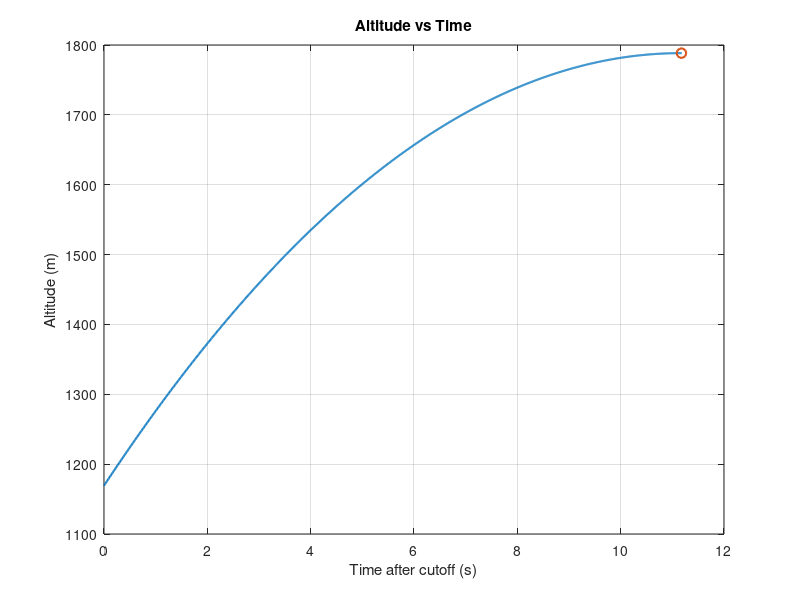

Reproduce this figure in MATLAB.
%% ROCKET APOGEE SIMULATION - FAST AND ACCURATE
% Metric units.
% No CSV reading.
% No interp1 inside the simulation loop.
% Cd table is reduced to subsonic velocity only, because speed stays below Mach 1.
% Uses manual linear interpolation from uniform tables for speed and density.

clear; clc; close all;

%% GIVEN VALUES

tilt_angle = 0;                  % rad, initial flight tilt from vertical
rocket_mass_at_cut_off = 80.263;       % kg
vertical_velocity = 112.166;           % m/s
altitude = 1169.213;                    % m, altitude at cutoff

g = 9.81;                           % m/s^2
cross_sectional_area = 0.0182;     % m^2
dt = 0.01;                         % s

%% CD TABLE, ALREADY METRIC AND REDUCED TO SUBSONIC RANGE
% Uniform speed grid: 0:1:341 m/s.
% Cd values were copied from the RASAero CSV and converted from ft/s to m/s first.
% The table has one extra point at 341 m/s so manual linear interpolation is safe.

V_step = 1.0;                       % m/s
V_step_inv = 1 / V_step;
V_max_for_table = 340;              % m/s, about Mach 1 limit for this sim

Cd_from_V = [ ...
    0.50608240 0.50458680 0.50458457 0.50458116 0.49749070 0.51169724 0.51941569 0.52226290 ...
    0.52316236 0.52264935 0.52118880 0.51935563 0.51748371 0.51508699 0.51254705 0.50998470 ...
    0.46952259 0.50548293 0.50299827 0.50057976 0.49858020 0.49230488 0.49396207 0.49199073 ...
    0.49010486 0.48795614 0.48590470 0.48409090 0.48249905 0.48131982 0.48063839 0.48004104 ...
    0.47932868 0.45217220 0.47803022 0.47736318 0.47674797 0.47615915 0.47550953 0.45996762 ...
    0.47428329 0.47360679 0.47296465 0.47240918 0.47174349 0.47113716 0.47055454 0.46998756 ...
    0.46949175 0.46884482 0.46832728 0.46772486 0.46720088 0.46662900 0.46610817 0.46555654 ...
    0.46503900 0.46450594 0.46399570 0.46351287 0.46300246 0.46253179 0.46207101 0.46156408 ...
    0.46111888 0.46060592 0.46017974 0.45965851 0.45920370 0.45880050 0.45833391 0.45791388 ...
    0.45747401 0.45698447 0.45657868 0.45617910 0.45574739 0.45530083 0.45490884 0.45452145 ...
    0.45412584 0.45375720 0.45341763 0.43195053 0.45272610 0.45239902 0.45205788 0.45171986 ...
    0.45139656 0.45106843 0.43024096 0.45043167 0.45011752 0.44980593 0.44949944 0.44919183 ...
    0.44889425 0.44858818 0.44827987 0.44798957 0.43472654 0.44743515 0.44713225 0.44687027 ...
    0.44656175 0.44627734 0.44605052 0.44574376 0.44544236 0.44524020 0.44494430 0.44464591 ...
    0.44443379 0.44418700 0.44392298 0.44361337 0.44339443 0.44308466 0.43620657 0.44258348 ...
    0.44240524 0.44208996 0.44186205 0.44164453 0.44136293 0.44119218 0.43364849 0.44066036 ...
    0.44045499 0.44024360 0.44003038 0.43981751 0.43960718 0.43940351 0.43922333 0.43907611 ...
    0.43861582 0.43845801 0.43815960 0.43812343 0.43772436 0.43764965 0.43741678 0.43708053 ...
    0.43711456 0.43669909 0.41189370 0.43638893 0.43612080 0.43617428 0.43561763 0.43588790 ...
    0.43526244 0.43542459 0.43480371 0.43511737 0.43457127 0.43420256 0.43408812 0.43391513 ...
    0.43420507 0.43365507 0.43326868 0.43359709 0.43290059 0.43263343 0.43258588 0.43291254 ...
    0.43260783 0.43186452 0.43167364 0.43163819 0.43150925 0.43146355 0.43146367 0.43143873 ...
    0.43056434 0.43102257 0.43016272 0.43059176 0.42999837 0.42960180 0.42941531 0.42922900 ...
    0.42956721 0.42963085 0.42867105 0.42884615 0.42829950 0.42811384 0.42792804 0.42774230 ...
    0.42755645 0.42826694 0.41173178 0.42802330 0.42698348 0.42759245 0.42704591 0.42660721 ...
    0.42634103 0.42664204 0.42611772 0.42788053 0.41476277 0.42676773 0.42562147 0.42549864 ...
    0.42537477 0.42653542 0.42512378 0.42499648 0.42486785 0.42473779 0.42677347 0.42447315 ...
    0.42433828 0.42420164 0.41274582 0.42392247 0.42377964 0.42014837 0.42348671 0.42333637 ...
    0.42318309 0.42302680 0.42493182 0.42631547 0.42253722 0.42236624 0.42219086 0.42201071 ...
    0.42182536 0.42163440 0.42143733 0.42220161 0.42102240 0.42080311 0.42057489 0.42033652 ...
    0.42050919 0.41982466 0.42304764 0.41925423 0.41899964 0.41860514 0.41824125 0.41812402 ...
    0.41818329 0.41823715 0.41828321 0.41831684 0.41832438 0.42564126 0.42560434 0.42556797 ...
    0.42553200 0.41257913 0.42546139 0.42542679 0.42539264 0.42535894 0.42532567 0.42529282 ...
    0.40855132 0.41837848 0.42519690 0.42516578 0.42513516 0.42510485 0.41697603 0.40700242 ...
    0.40764821 0.41808173 0.42495980 0.42493203 0.42490462 0.42487765 0.42485108 0.42482492 ...
    0.42479909 0.41372034 0.40552422 0.40415545 0.40647322 0.42467611 0.41317629 0.42462958 ...
    0.41732346 0.42458461 0.42226970 0.42454107 0.42451986 0.42449904 0.42447858 0.42445846 ...
    0.42431225 0.42441990 0.42462319 0.42529715 0.42644266 0.42805967 0.42650057 0.42494129 ...
    0.42402250 0.42333445 0.42197308 0.40064964 0.43070126 0.42876534 0.42880988 0.46099660 ...
    0.46136878 0.46822406 0.47183768 0.47545138 0.44911075 0.42658263 0.43461759 0.46762541 ...
    0.49351983 0.49713367 0.50074733 0.47210666 0.50797533 0.51158924 0.51520339 0.51881763 ...
    0.50027590 0.49250367 0.49567541 0.46630557 0.50202053 0.50519324 0.47865536 0.51153932 ...
    0.50755861 0.49216170 0.52106049 0.50473782 0.52740946 0.51808735];

%% AIR DENSITY TABLE
% Uniform altitude grid: 0:50:10050 m.
% Values come from the same simple ISA model as before, but now are precomputed.

rho_altitude_step = 50;             % m
rho_altitude_step_inv = 1 / rho_altitude_step;
rho_max_altitude_for_table = 10000; % m

rho_from_altitude = [ ...
    1.22500002 1.21913063 1.21328278 1.20745642 1.20165148 1.19586792 1.19010568 1.18436471 ...
    1.17864494 1.17294633 1.16726883 1.16161237 1.15597691 1.15036238 1.14476874 1.13919594 ...
    1.13364391 1.12811260 1.12260197 1.11711195 1.11164250 1.10619356 1.10076507 1.09535699 ...
    1.08996926 1.08460182 1.07925463 1.07392764 1.06862077 1.06333400 1.05806726 1.05282050 ...
    1.04759366 1.04238670 1.03719957 1.03203220 1.02688455 1.02175657 1.01664820 1.01155939 ...
    1.00649010 1.00144026 0.99640983 0.99139875 0.98640697 0.98143445 0.97648112 0.97154694 ...
    0.96663186 0.96173583 0.95685879 0.95200069 0.94716148 0.94234112 0.93753955 0.93275671 ...
    0.92799257 0.92324706 0.91852014 0.91381176 0.90912186 0.90445040 0.89979733 0.89516259 ...
    0.89054614 0.88594792 0.88136789 0.87680599 0.87226219 0.86773641 0.86322863 0.85873878 ...
    0.85426681 0.84981269 0.84537635 0.84095776 0.83655685 0.83217359 0.82780791 0.82345978 ...
    0.81912915 0.81481596 0.81052016 0.80624172 0.80198057 0.79773667 0.79350998 0.78930044 ...
    0.78510800 0.78093263 0.77677426 0.77263285 0.76850836 0.76440073 0.76030992 0.75623588 ...
    0.75217856 0.74813791 0.74411389 0.74010645 0.73611555 0.73214112 0.72818314 0.72424154 ...
    0.72031629 0.71640734 0.71251463 0.70863813 0.70477778 0.70093354 0.69710536 0.69329320 ...
    0.68949701 0.68571674 0.68195234 0.67820378 0.67447100 0.67075396 0.66705261 0.66336690 ...
    0.65969680 0.65604225 0.65240321 0.64877963 0.64517147 0.64157868 0.63800121 0.63443903 ...
    0.63089209 0.62736033 0.62384372 0.62034221 0.61685575 0.61338431 0.60992783 0.60648627 ...
    0.60305958 0.59964773 0.59625067 0.59286835 0.58950072 0.58614775 0.58280939 0.57948559 ...
    0.57617632 0.57288152 0.56960116 0.56633518 0.56308355 0.55984623 0.55662316 0.55341431 ...
    0.55021962 0.54703907 0.54387260 0.54072017 0.53758174 0.53445726 0.53134669 0.52825000 ...
    0.52516713 0.52209804 0.51904269 0.51600105 0.51297305 0.50995867 0.50695786 0.50397057 ...
    0.50099678 0.49803642 0.49508947 0.49215587 0.48923559 0.48632859 0.48343482 0.48055424 ...
    0.47768681 0.47483249 0.47199123 0.46916300 0.46634775 0.46354545 0.46075604 0.45797949 ...
    0.45521577 0.45246482 0.44972660 0.44700109 0.44428822 0.44158797 0.43890030 0.43622515 ...
    0.43356250 0.43091230 0.42827451 0.42564909 0.42303600 0.42043521 0.41784666 0.41527032 ...
    0.41270615 0.41015412];

%% INITIAL STATE AT CUTOFF

total_velocity = vertical_velocity / cos(tilt_angle);

x = 0;
y = altitude;
vx = total_velocity * sin(tilt_angle);
vy = vertical_velocity;
t = 0;

%% LOG ONLY WHAT IS NEEDED FOR ONE GRAPH

max_steps = 30000;
time_log = zeros(max_steps, 1);
altitude_log = zeros(max_steps, 1);

k = 1;
time_log(k) = t;
altitude_log(k) = y;

%% MAIN SIMULATION LOOP

while vy > 0 && k < max_steps

    y_previous = y;
    vy_previous = vy;
    t_previous = t;

    speed = sqrt(vx*vx + vy*vy);

    % ---- Cd manual linear interpolation on 1 m/s table ----
    if speed <= 0
        Cd = Cd_from_V(1);
    elseif speed >= V_max_for_table
        Cd = Cd_from_V(V_max_for_table + 1);
    else
        q = speed * V_step_inv;
        i = floor(q) + 1;
        f = q - floor(q);
        Cd = Cd_from_V(i) * (1 - f) + Cd_from_V(i + 1) * f;
    end

    % ---- density manual linear interpolation on 50 m table ----
    if y <= 0
        rho = rho_from_altitude(1);
    elseif y >= rho_max_altitude_for_table
        rho = rho_from_altitude(rho_max_altitude_for_table / rho_altitude_step + 1);
    else
        q = y * rho_altitude_step_inv;
        i = floor(q) + 1;
        f = q - floor(q);
        rho = rho_from_altitude(i) * (1 - f) + rho_from_altitude(i + 1) * f;
    end

    % Drag magnitude.
    Fd = 0.5 * rho * Cd * cross_sectional_area * speed * speed;

    % Drag direction is opposite the velocity vector.
    ax = -(Fd * vx / speed) / rocket_mass_at_cut_off;
    ay = -(Fd * vy / speed) / rocket_mass_at_cut_off - g;

    % Semi-implicit Euler update.
    vx = vx + ax * dt;
    vy = vy + ay * dt;
    x = x + vx * dt;
    y = y + vy * dt;
    t = t + dt;

    k = k + 1;
    time_log(k) = t;
    altitude_log(k) = y;
end

%% TRIM LOGS

time_log = time_log(1:k);
altitude_log = altitude_log(1:k);

%% FINAL APOGEE
% Interpolate between the last positive-vy point and first negative-vy point.

if vy <= 0
    f_apogee = vy_previous / (vy_previous - vy);
    apogee_time = t_previous + f_apogee * (t - t_previous);
    apogee_m = y_previous + f_apogee * (y - y_previous);
else
    apogee_time = t;
    apogee_m = y;
end

apogee_ft = apogee_m / 0.3048;

fprintf("Final apogee = %.2f m = %.2f ft\n", apogee_m, apogee_ft);

%% ONE GRAPH ONLY

figure;
plot(time_log, altitude_log, "LineWidth", 1.5);
hold on;
plot(apogee_time, apogee_m, "o", "MarkerSize", 7, "LineWidth", 1.5);
xlabel("Time after cutoff (s)");
ylabel("Altitude (m)");
title("Altitude vs Time");
grid on;
